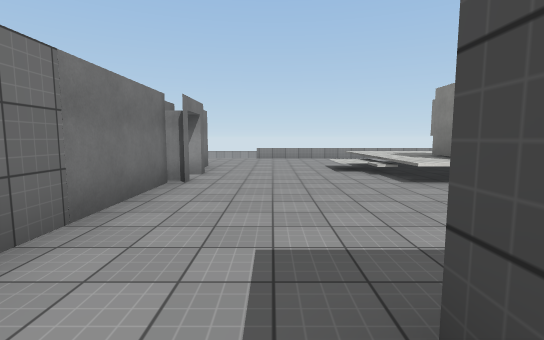
View 1 (above)

16 first-person views from a walk through a 3-D level made in the Unity game engine. The camera is 1.5 m above the floor, tilts 6° down and sees 85° across. The floor is counted in squares, 2 m on a side. Each view is taken from the middle of a square. On the plan, view 1 faces up. The plan holds only what a view shows up to about 10 squares ahead; the rest is blank. The place goes on beyond the plan. Surface patterns are stand-ins for the level's own textures.

View 2
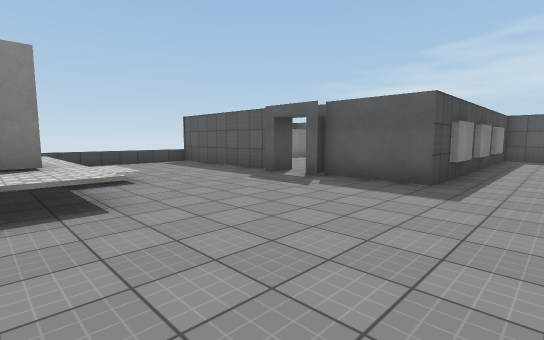

View 3
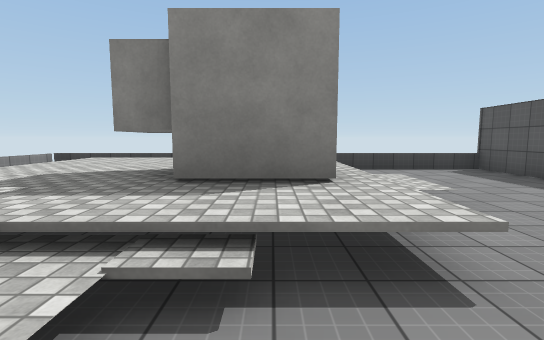

View 4
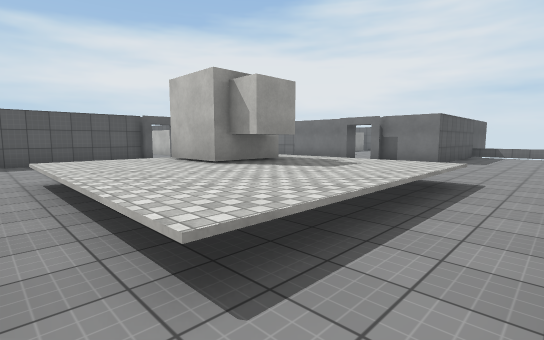

View 5
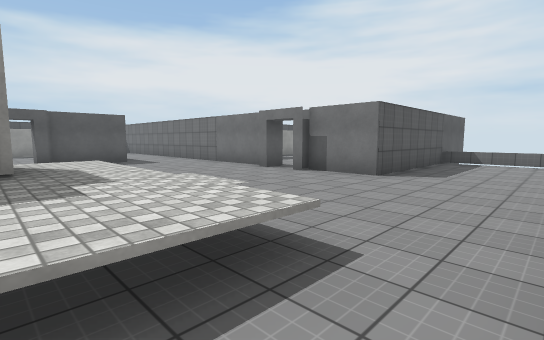

View 6
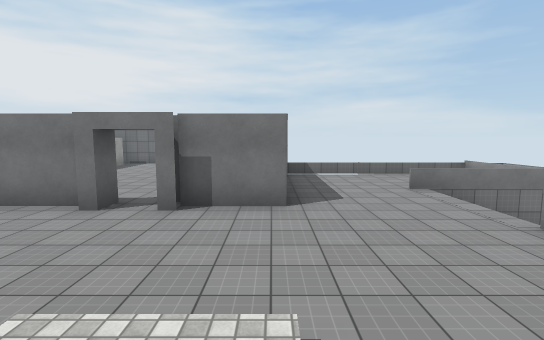

View 7
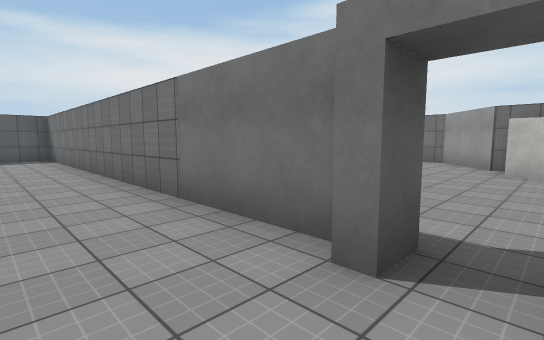

View 8
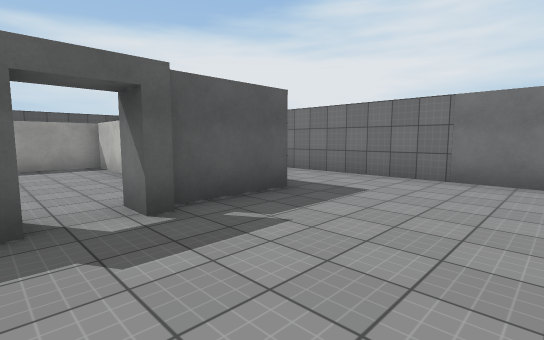

View 9
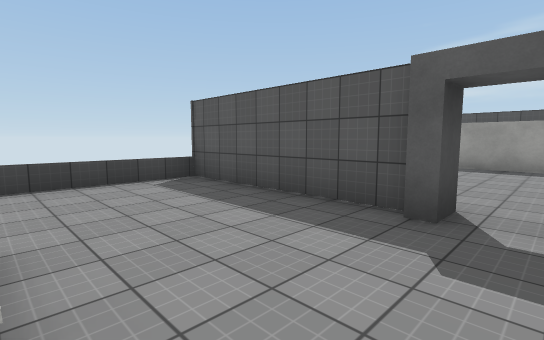

View 10
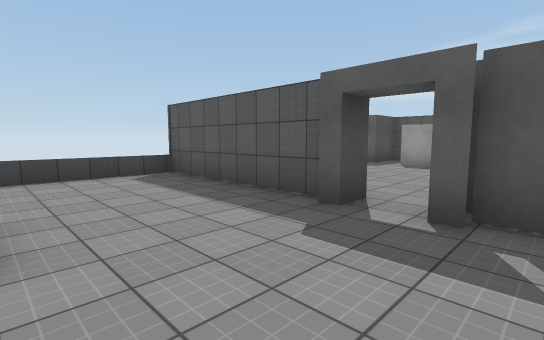

View 11
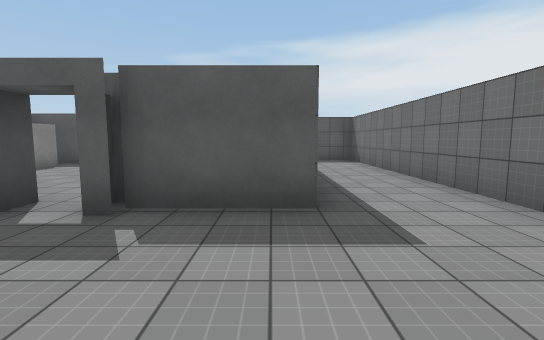

View 12
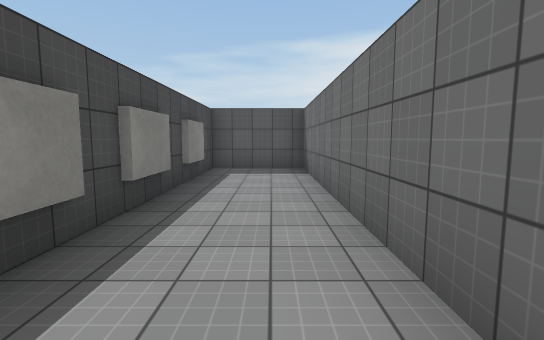

View 13
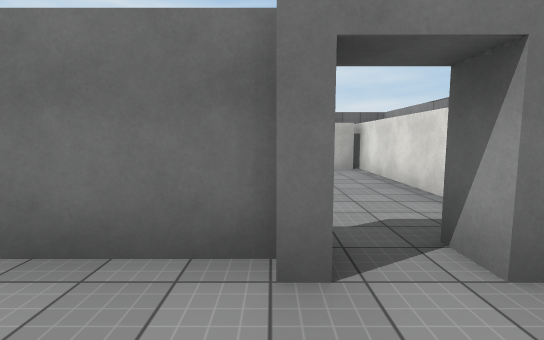

View 14
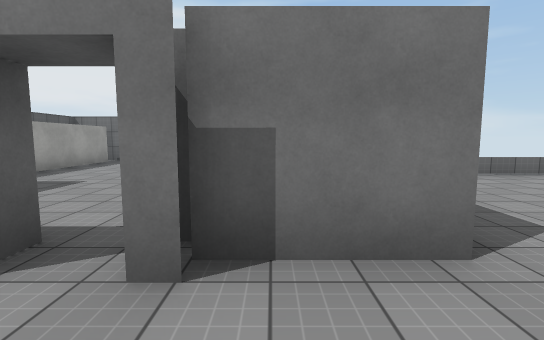

View 15
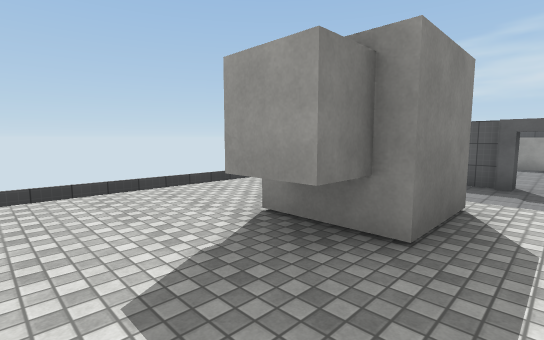

View 16
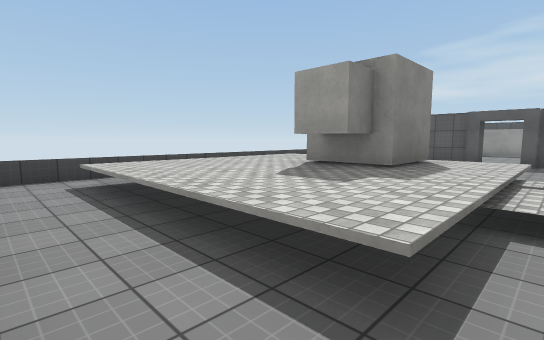

### Floor plan
Key: @ floor where view 1 was taken; # wall or solid block; x gap in a wall; . main floor; : floor 0.75 m higher than the main floor; / step, stairs or slope; = window, fence, low wall or low ledge; O other object.
Columns run from 9 left of view 1 to 9 right of it. Each row starts with its distance up from view 1.
 14    #==/
 13    =  /
 12    =. /         #
 11    =..=...........#
 10    =......../////.#
  9    =........:::::.#
  8   ######.../:::::.#
  7  #######.../:OO::.#
  6  # ......../:OO::.#
  5 ## ....x..../////.#
  4 #......#.....//...#
  3 #...   #..........#
  2 ###    #..........#
  1        #..##x# #..#
  0        #.@##.#  ###
 -1        #..# ...
 -2        #..# ....
 -3        #..##....
 -4        #..##....#
 -5        #..#####
 -6        #..#
 -7        ####

Positions as (right, up) in squares from view 1, and headings:
1: (0, 0), facing up
2: (-1, 6), facing down-right
3: (1, 6), facing right
4: (8, 11), facing down-left
5: (4, 11), facing down-left
6: (3, 8), facing left
7: (0, 6), facing down-left
8: (4, 4), facing down-left
9: (3, 4), facing down-right
10: (2, 4), facing down-right
11: (1, 4), facing down
12: (-1, 1), facing down
13: (0, 5), facing left
14: (0, 7), facing left
15: (3, 9), facing down-right
16: (2, 11), facing down-right
